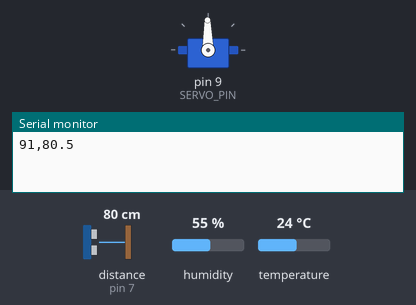
Bench run of a sketch on a simulated Arduino Uno, built with avr-gcc and run on an emulated ATmega328P. Shown: servo, the last lines printed to the serial monitor. Wiring (inferred from the names in the program): ultrasonic range finder: trigger pin 5; echo pin 7. The inputs (shaded band) are chosen by the test bench; at power-on: distance to the obstacle (sensor on pin 7) 80 cm, humidity 55 %, temperature 24 °C. The echo pulse lasts 58.3 µs per cm.

Above: at 2.45 s.
At 6.25 s:
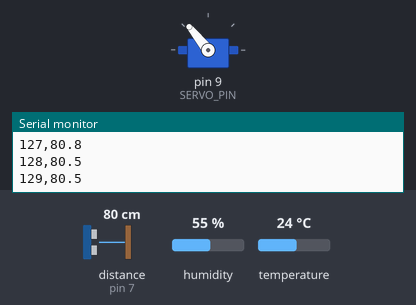
At 10.05 s:
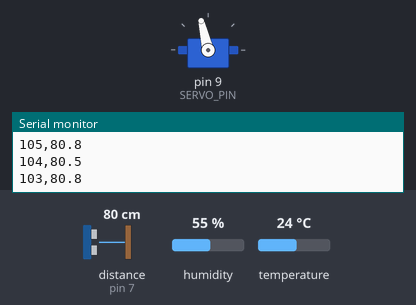
At 19.25 s:
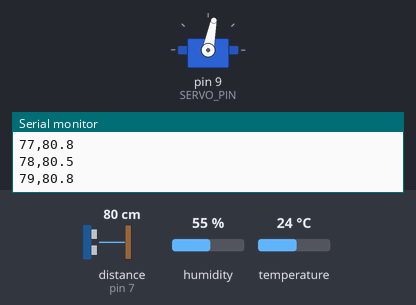
Timing chart, 0 to 25.8 s (numbered marks = the images above):
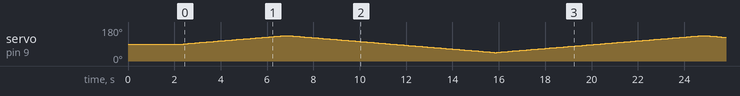

The sketch:

ultrasonic_radar.ino
```cpp
#include "SR04.h"
#include <dht_nonblocking.h>
#include <Servo.h>

// --- ULTRASONIC SENSOR ---
#define TRIG_PIN 5
#define ECHO_PIN 7
//SR04 sr04 = SR04(ECHO_PIN, TRIG_PIN);
float distance_m = 1.0;

// measures the distance in meters, adjusted for temperature and humidity
float measure_distance_m_calibrated(float * temperature, float * humidity, bool * dht_sensor_active) {
  digitalWrite(TRIG_PIN, LOW);
  delayMicroseconds(2);
  digitalWrite(TRIG_PIN, HIGH);
  delayMicroseconds(10);
  digitalWrite(TRIG_PIN, LOW);

  long duration_us = pulseIn(ECHO_PIN, HIGH);
  if (duration_us <= 0) return -1.0;
  else {
   float speed_sound_m_s;
   if (*dht_sensor_active) {
      speed_sound_m_s = (331.3 + (0.606 * *temperature) + (0.0124 * *humidity));
   } else{
      speed_sound_m_s = 344.0;
   }
   return (duration_us * speed_sound_m_s / 1000000.0) / 2.0;
  }
}

// --- TEMPERATURE AND HUMIDITY SENSOR ---
#define DHT_SENSOR_PIN 2
#define DHT_SENSOR_TYPE DHT_TYPE_11
DHT_nonblocking dht_sensor(DHT_SENSOR_PIN, DHT_SENSOR_TYPE);
unsigned long dht_interval = 5000;
float temperature_C = 20.0;     // Default temperature is 20C
float humidity_percent = 50.0;  // Default humidity is 50%
bool dht_active = false;

// updates temperature and humidity in specific intervals
void update_environment(float * temperature, float * humidity, unsigned long * interval) {
  static unsigned long last_update = 0;
  if (millis() - last_update >= *interval) {
    if (dht_sensor.measure(temperature, humidity)) {
      last_update = millis();
      dht_active = true;
    }
  }
  if (millis() - last_update > (*interval * 3)) {
    dht_active = false;
  }
}

// --- SERVO ---
#define SERVO_PIN 9
Servo myservo;
int servo_position = 90;
int servo_direction = 1;
unsigned long last_servo_move = 0;
unsigned long servo_interval = 100; // Servo sweep speed in milliseconds per degree
int FOV = 90;                       // Field of view
int high_limit = servo_position + FOV / 2;
int low_limit = servo_position - FOV / 2;

// sweeps servo with specific speed and limits, controlled by servo_interval, low_limit, and high_limit
bool sweep(unsigned long * servo_interval, unsigned long * last_servo_move, int * servo_direction, int * servo_position, int * low_limit, int * high_limit) {
  if (millis() - *last_servo_move >= *servo_interval) {
    // Increment position
    *servo_position += *servo_direction;
    // Change sweep direction when angle reaches the low or high limit
    if (*servo_position >= *high_limit || *servo_position <= *low_limit) {
      *servo_direction *= -1; // Flip direction
    }
    myservo.write(*servo_position);
    *last_servo_move = millis();
    return true; // return true if the servo has moved
  }
  return false;
}

// --- SETUP  ---

void setup() {
  Serial.begin(115200);
  pinMode(TRIG_PIN, OUTPUT);
  pinMode(ECHO_PIN, INPUT);

  myservo.attach(SERVO_PIN);
  myservo.write(servo_position);

  delay(2000);

  unsigned long startAttempt = millis();
  while (!dht_active && (millis() - startAttempt < 3000)) {
    if (dht_sensor.measure(&temperature_C, &humidity_percent)) {
      dht_active = true;
    }
    delay(100);
  }
  while(Serial.available() > 0) { Serial.read(); }
}

// --- LOOP  ---

void loop() {
  // 1. Measure the temperature and humidity in specific intervals
  update_environment(&temperature_C, &humidity_percent, &dht_interval);
  // 2. Sweep the servo with specific speed, controlled by servo_interval
  bool moved = sweep(&servo_interval, &last_servo_move, &servo_direction, &servo_position, &low_limit, &high_limit);
  if (moved){
    // 3. If the servo has moved, measure distance and print it in the serial monitor in CSV format: "angle(degrees),distance(cm)"
    distance_m = measure_distance_m_calibrated(&temperature_C, &humidity_percent, &dht_active);
    Serial.print(servo_position);
    Serial.print(",");
    Serial.println(distance_m * 100, 1);
  }
}
```
